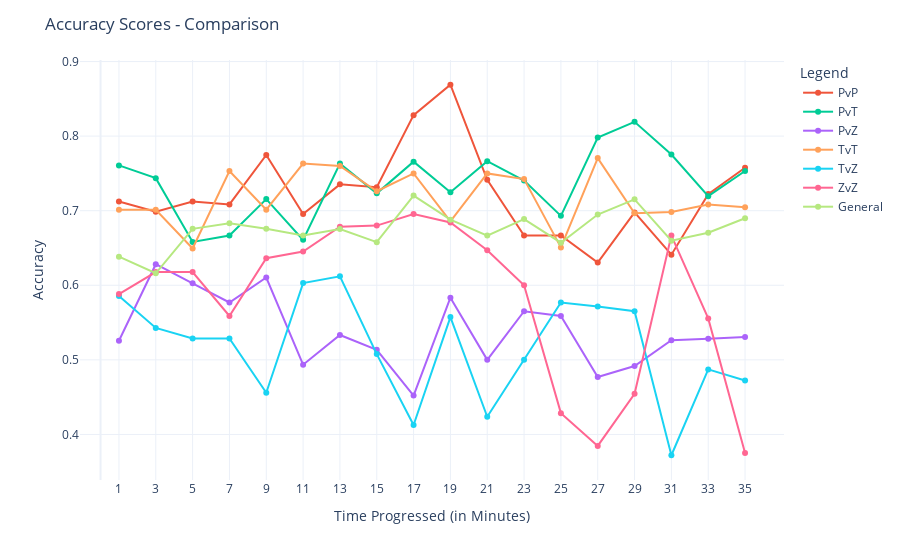

Notebook code cell kept with this figure:
### Code cell
import plotly.express as px

# Create a new figure
fig = px.line()

# Assuming temp_array is a list of lists and each sublist corresponds to a line in the plot
for i, temp in enumerate(temp_array):
    fig.add_scatter(x=list(range(1800, max_frame, 3600)), y=temp, mode='lines+markers', name=labels[i])

# Set the tick labels for every 2 minutes, dividing by 1800 frames per minute
tickvals = list(range(1800, max_frame, 3600))
ticktext = [str(int(val / 1800)) for val in tickvals]

fig.update_layout(
    title='Accuracy Scores - Comparison',
    xaxis=dict(
        title='Time Progressed (in Minutes)',
        tickvals=tickvals,
        ticktext=ticktext
    ),
    yaxis=dict(
        title='Accuracy'
    ),
    legend_title="Legend",
    template="plotly_white" # or any other template you like
)

# Show the figure
fig.show()
